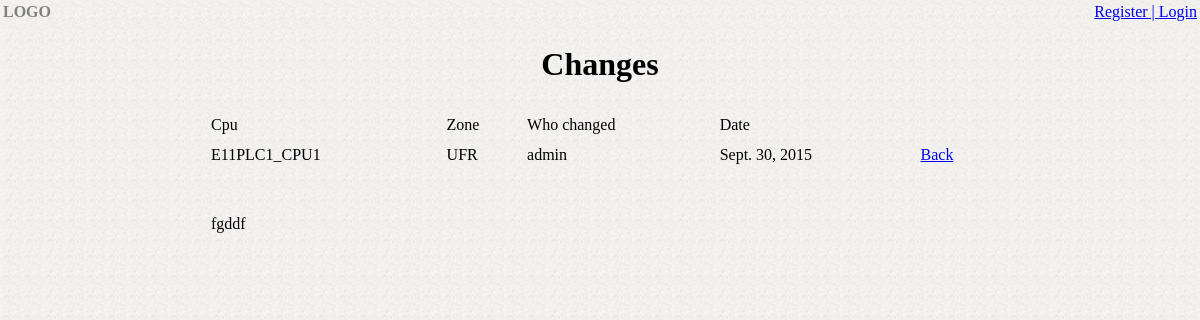
Page /journal/11/ on the committed database.
### japp/models.py (models this page shows, shortened)
class Pda(models.Model):
    cpu=models.ForeignKey(Cpu)
    text=models.TextField(max_length=300)
    date=models.DateTimeField(auto_now=True)
    user = models.ForeignKey(User,)

class Cpu(models.Model):
    name=models.CharField(max_length=75)
    ip=models.CharField(max_length=16)
    zone=models.CharField(max_length=75)

### japp/views.py (the view)
# urls.py: url(r'^(?P<pk>[0-9]+)/$', PdaChangesDetailView.as_view(), name='detail'),
class PdaChangesDetailView(DetailView):
    model = Pda
    template_name = ('japp/detail.html')

### japp/templates/japp/detail.html (shortened to what this page needs)
{% extends 'japp/base.html' %}
{% block content_block %}
       <tbody>
           <tr>
             <td>{{ pda.cpu.name|upper }}</td>
             <td>{{ pda.cpu.zone|upper }}</td>
             <td>{{pda.user}}</td>
             <td>{{pda.date|date}}</td>
             <td><a href="{% url 'japp:index' %}"> Back </a></td>
           </tr>
           <tr>
               <td colspan="5" class="text" >
                   {{ pda.text }}
               </td>
           </tr>
  </table>
{% endblock %}

### japp/static/japp/style.css (style rules this page uses)
html, body { background: white url("images/bg.PNG") repeat; margin:0px; padding:0px; }
td.text { padding-top: 40px; }

### rows in the picture
Pda: cpu.name "E11PLC1_CPU1", cpu.zone "UFR", user "admin", date "Sept. 30, 2015", text "fgddf"
